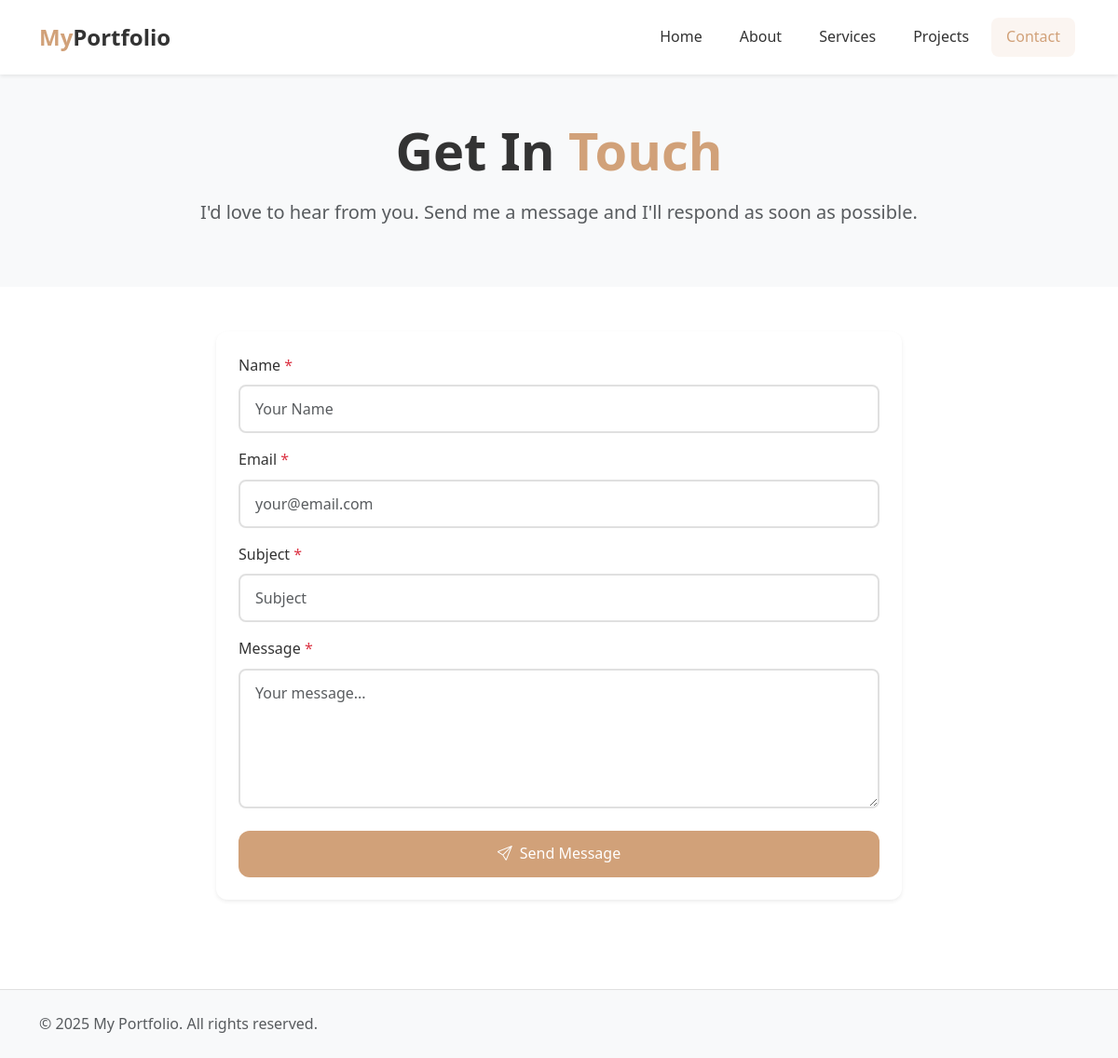
Page /contact/ on the earlier database version.
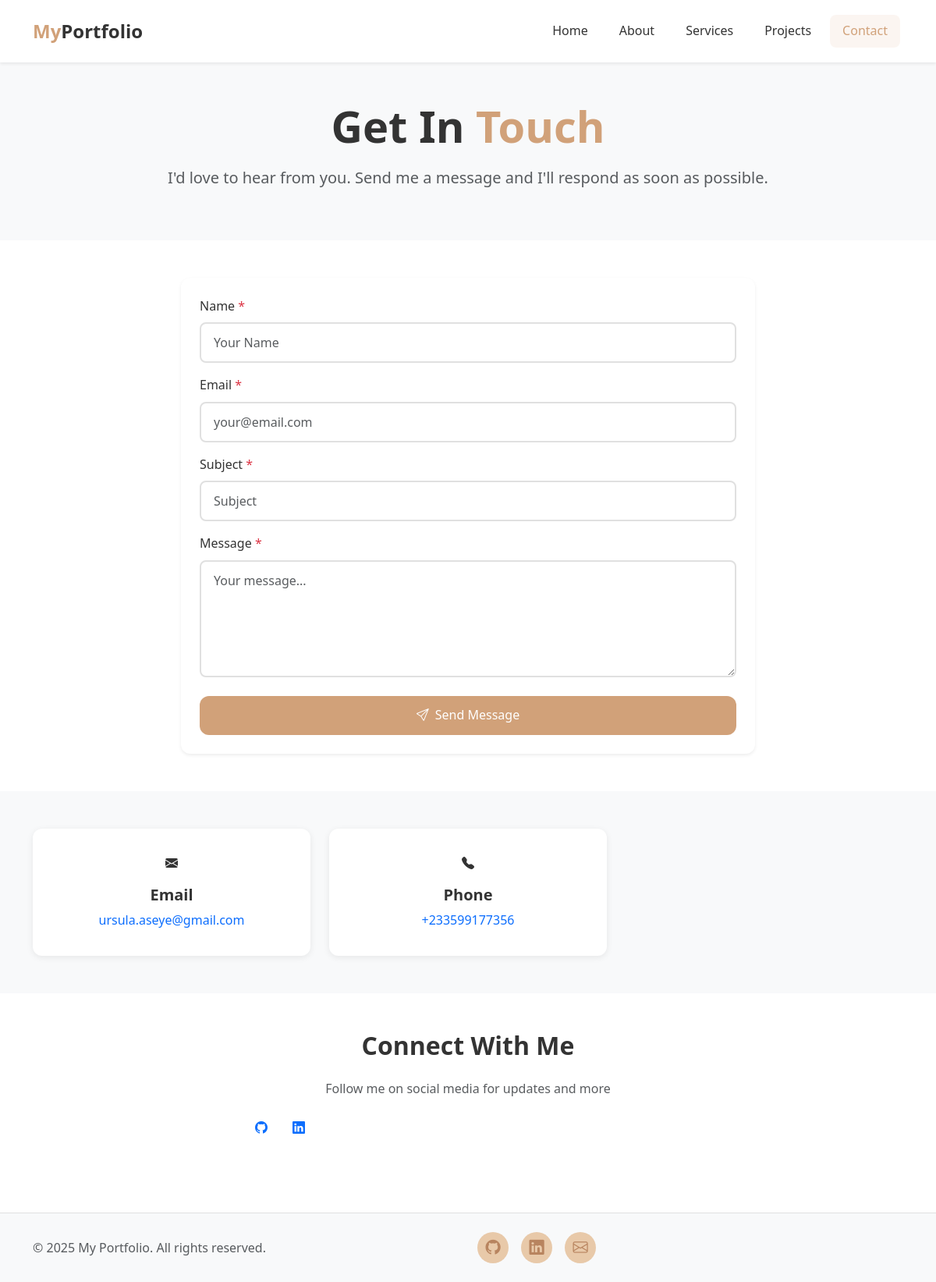
Same page on the later database version.
### portfolio/models.py (models this page shows, shortened)
class Profile(models.Model):
    name = models.CharField(max_length=200)
    tagline = models.CharField(max_length=300)
    short_bio = models.TextField(max_length=500)
    bio = models.TextField()
    profile_image = CloudinaryField('image', blank=True, null=True)
    resume = models.FileField(upload_to='resumes/', blank=True, null=True)
    email = models.EmailField()
    phone = models.CharField(max_length=20, blank=True)
    location = models.CharField(max_length=200, blank=True)
    years_experience = models.IntegerField(default=0)
    github = models.URLField(blank=True)
    linkedin = models.URLField(blank=True)
    twitter = models.URLField(blank=True)
    instagram = models.URLField(blank=True)
    facebook = models.URLField(blank=True)

### portfolio/views.py (the view)
# urls.py: path('contact/', views.contact, name='contact'),
def contact(request):
    profile = Profile.objects.first()
    if request.method == 'POST':
        form = ContactForm(request.POST)
        if form.is_valid():
            form.save()
            messages.success(request, 'Thank you for your message! I will get back to you soon.')
            return redirect('contact')
        else:
            messages.error(request, 'Please correct the errors below.')
    else:
        form = ContactForm()
    context = {
        'profile': profile,
        'form': form,
    }
    return render(request, 'contact.html', context)

### portfolio/forms.py
class ContactForm(forms.ModelForm):
    class Meta:
        model = Contact
        fields = ['name', 'email', 'subject', 'message']
        widgets = {
            'name': forms.TextInput(attrs={
                'class': 'form-control',
                'placeholder': 'Your Name'
            }),
            'email': forms.EmailInput(attrs={
                'class': 'form-control',
                'placeholder': 'your@email.com'
            }),
            'subject': forms.TextInput(attrs={
                'class': 'form-control',
                'placeholder': 'Subject'
            }),
            'message': forms.Textarea(attrs={
                'class': 'form-control',
                'placeholder': 'Your message...',
                'rows': 5
            }),
        }

### portfolio/templates/contact.html (shortened to what the changed rows need)
{% extends 'base.html' %}
{% load static %}
{% block content %}
<section class="py-5 bg-light">
    <div class="container text-center">
        <h1 class="display-4 fw-bold mb-3">Get In <span class="text-caramel">Touch</span></h1>
    </div>
</section>
{% if profile %}
<section class="py-5 bg-light">
    <div class="container">
        <div class="row g-4">
            <div class="col-md-4 text-center">
                <div class="contact-info-card">
                    <div class="contact-icon mb-3">
                        <i class="bi bi-envelope-fill"></i>
                    </div>
                    <h5>Email</h5>
                    <p class="text-muted mb-0">
                        <a href="mailto:{{ profile.email }}" class="text-decoration-none">{{ profile.email }}</a>
                    </p>
                </div>
            </div>
            {% if profile.phone %}
            <div class="col-md-4 text-center">
                <div class="contact-info-card">
                    <div class="contact-icon mb-3">
                        <i class="bi bi-telephone-fill"></i>
                    </div>
                    <h5>Phone</h5>
                    <p class="text-muted mb-0">
                        <a href="tel:{{ profile.phone }}" class="text-decoration-none">{{ profile.phone }}</a>
                    </p>
                </div>
            </div>
            {% endif %}
        </div>
    </div>
</section>
{% endif %}
{% if profile %}
<section class="py-5">
    <div class="container">
        <div class="row justify-content-center">
            <div class="col-lg-6 text-center">
                <h2 class="mb-4">Connect With Me</h2>
                <p class="text-muted mb-4">Follow me on social media for updates and more</p>
                <div class="social-links">
                    {% if profile.github %}
                    <a href="{{ profile.github }}" target="_blank" class="social-icon-large me-3">
                        <i class="bi bi-github"></i>
                    </a>
                    {% endif %}
                    {% if profile.linkedin %}
                    <a href="{{ profile.linkedin }}" target="_blank" class="social-icon-large me-3">
                        <i class="bi bi-linkedin"></i>
                    </a>
                    {% endif %}
                </div>
            </div>
        </div>
    </div>
</section>
{% endif %}
{% endblock %}

Differences in the rows shown:
added Profile: email "ursula.aseye@gmail.com", phone "+233599177356"
Other differences:
text now shown: "Email Phone Connect With Me Follow me on social media for updates and more"
